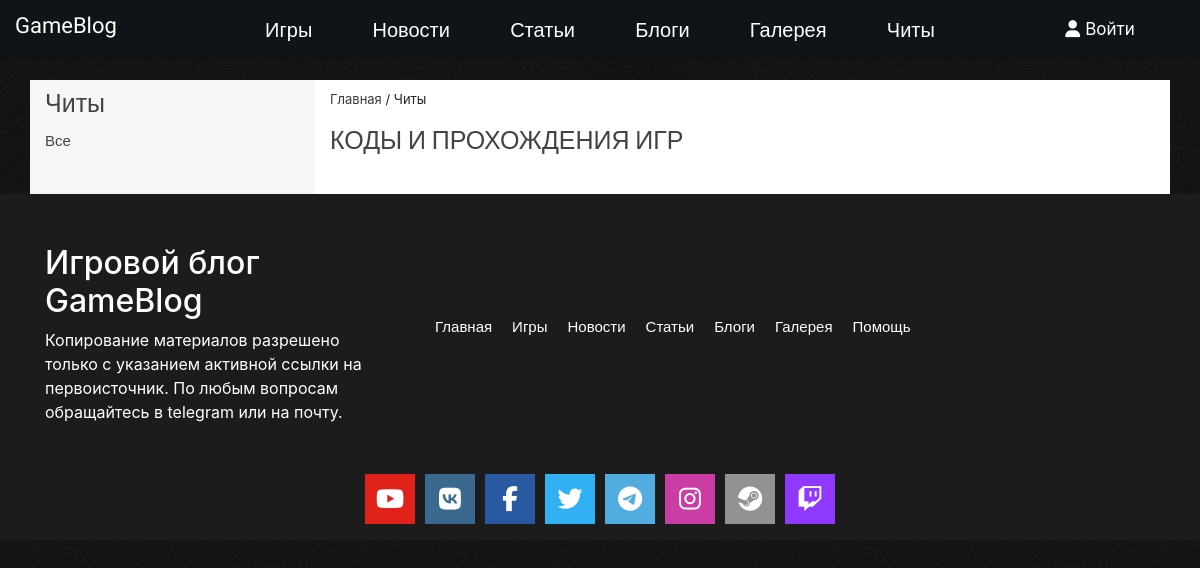
The page /cheats on the database as committed earlier.
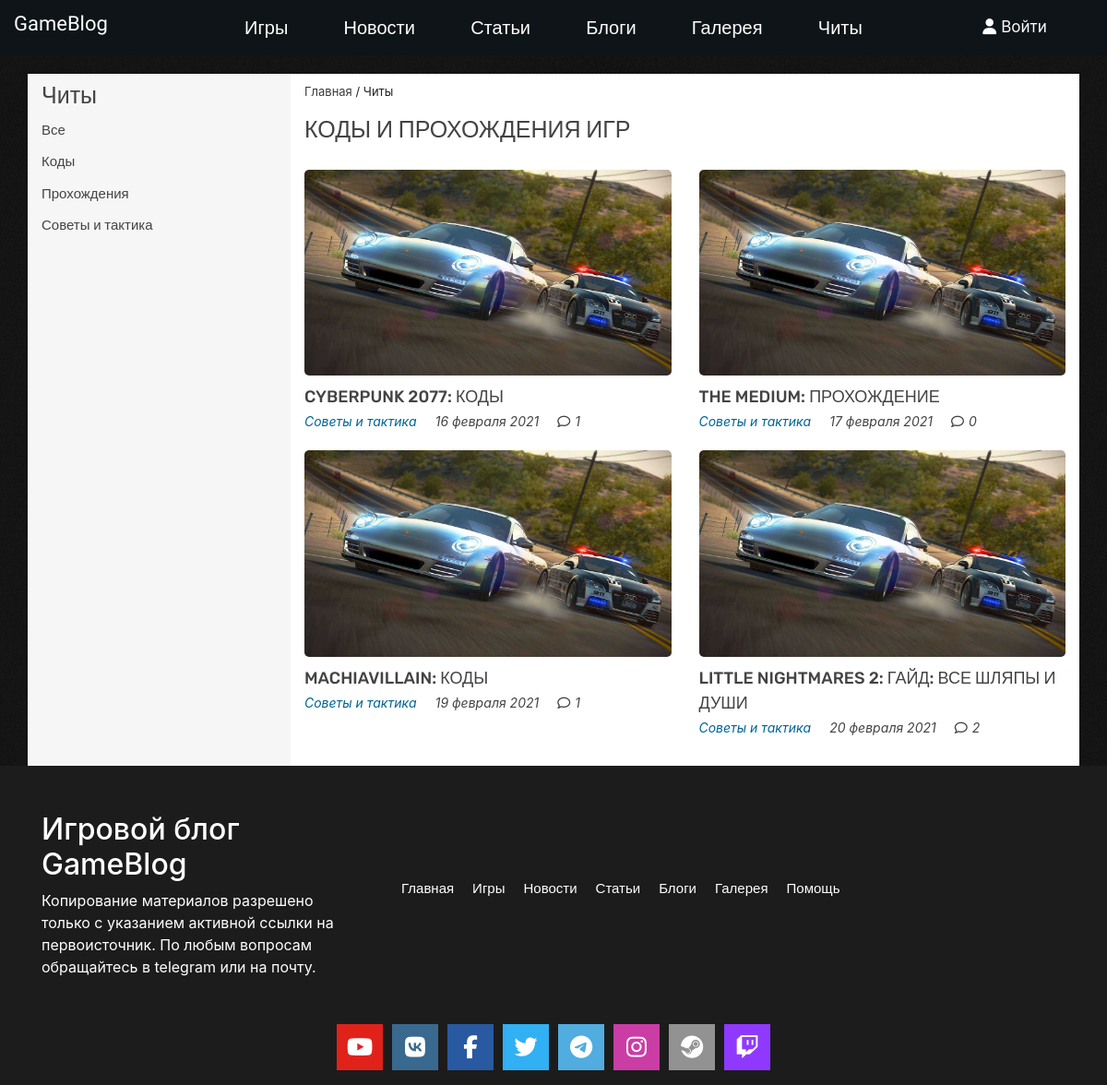
The same page on the database as committed later.
### tables this page shows
CREATE TABLE `category` (
  `id` int(11) NOT NULL,
  `title` varchar(255) NOT NULL,
  `code` varchar(255) NOT NULL,
  `table_name` varchar(255) NOT NULL
);

CREATE TABLE `cheats` (
  `id` int(11) NOT NULL,
  `cat_cheats` int(11) NOT NULL,
  `title` varchar(255) NOT NULL,
  `description` text NOT NULL,
  `author` varchar(50) NOT NULL,
  `date` date NOT NULL,
  `image` varchar(100) NOT NULL
);

### public/index.php (called while the page is built, shortened)
<?php
$qStr = $_SERVER['QUERY_STRING'];
spl_autoload_register(function ($className){
    $className = ROOT .'/'. str_replace('\\', '/', $className) . '.php';
});
Router::dispatch($qStr);

### app/controllers/CheatsController.php (called while the page is built, shortened)
<?php
class CheatsController extends AppController
{
    public function indexAction()
    {
        $cheats = new Cheat();
        $allCheats = $cheats->getAllCheats();
        $allCheats = $this->editNewDateArray($allCheats);
        $categoryCheats = $cheats->getCategory('category', 'cheats');
    }
}

### app/models/Cheat.php (called while the page is built, shortened)
<?php
class Cheat extends Model
{
    protected $table = 'cheats';
    public function getAllCheats()
    {
        $sql = "SELECT CH.id AS ch_id, CH.title, CH.date, CH.image, C.title AS cat_title FROM {$this->table} AS CH JOIN category AS C ON C.id = CH.cat_cheats WHERE C.table_name = 'cheats' ORDER BY CH.id DESC";
        return $this->db->query($sql);
    }
}

### app/controllers/AppController.php (called while the page is built, shortened)
<?php
class AppController extends Controller
{
    private function setNewDate($date)
    {
        $newDate = date("j m Y", strtotime($date));
        $date_exp = explode(" ", $newDate);
        $month = [
            1 => 'января',
            2 => 'февраля',
            3 => 'марта',
            4 => 'апреля',
            5 => 'мая',
            6 => 'июня',
            7 => 'июля',
            8 => 'августа',
            9 => 'сентября',
            10 => 'октября',
            11 => 'ноября',
            12 => 'декабря'
        ];
        foreach ($month as $key => $value) {
            if ($key == intval($date_exp[1])) $month_name = $value;
        }
        if ($newDate == date("j m Y")) return 'Сегодня';
        elseif ($newDate == date("j m Y", strtotime('-1 day'))) return 'Вчера';
        else return $date_exp[0] .' '. $month_name .' '. $date_exp[2] ;
    }
    protected function editNewDateArray($array)
    {
        if (is_array($array)) {
            if (!empty($array)) {
                foreach ($array as $key => $new) {
                    $new['date'] = $this->setNewDate($new['date']);
                    $array[$key]['date'] = $new['date'];
                }
            }
        }
        return $array;
    }
}

### app/views/Cheats/index.php (the view)
<div class="container">
    <div class="row main-content-news">
        <div class="col-xs-12 col-sm-12 col-md-3 col-lg-3 sidebar">
            <span class="sidebar-title">Читы</span>
            <div class="category-news">
                <ul class="category-news-list">
                    <li class="category-news_item"><a href="/cheats">Все</a></li>
                    <? foreach ($arrCategory as $category): ?>
                    <li class="category-news_item"><a href="/cheats/category/<?= $category['code'] ?>"><?= $category['title'] ?></a></li>
                    <? endforeach; ?>
                </ul>
            </div>
        </div>
        <div class="col-xs-12 col-sm-12 col-md-9 col-lg-9 article-news-content">
            <div class="block-breadcrumbs">
                <p class="wrapper_p"><a href="/">Главная</a> / Читы</p>
            </div>
            <div class="article-news-title">
                <h1>КОДЫ И ПРОХОЖДЕНИЯ ИГР</h1>
            </div>
            <div class="article-news">
                <div class="row">
                    <? if (!empty($allCheats)): ?>
                    <? foreach ($allCheats as $cheat): ?>
                    <div class="col-xs-12 col-sm-12 col-md-6 col-lg-6 chit-post">
                        <a href="/cheats/detail/<?=$cheat['ch_id']?>">
                            <img src="images/photo/NFSR3.jpg" class="chit-post__img" alt="">
                            <div class="chit-post__name">
                                <a href="/cheats/detail/<?=$cheat['ch_id']?>"><?= $cheat['title'] ?></a>
                            </div>
                            <div class="chit-post__info">
                                <div class="tags"><span>Советы и тактика</span></div>
                                <div class="day"><span><?= $cheat['date'] ?></div>
                                <div class="comments"><span><i class="fa fa-comment-o" aria-hidden="true"></i><?= $cheat['comments'] ?></span></div>
                            </div>
                        </a>
                    </div>
                    <? endforeach; ?>
                    <? endif; ?>
                </div>
            </div>
        </div>
    </div>
</div>

### app/views/layouts/default.php (shortened to what this page needs)
<!DOCTYPE html>
<html lang="ru">
<head>
    <link rel="stylesheet" href="/css/style.css">
    <link rel="stylesheet" href="/css/media.css">
    <link rel="stylesheet" href="https://cdn.jsdelivr.net/npm/bootstrap@4.5.3/dist/css/bootstrap.min.css">
</head>
<body class="blog_container">
<div class="container-fluid">
    <div class="row header">
        <div class="col-md-2 col-sm-12 col-12 logo">
            <a href="/"><h1>GameBlog</h1></a>
        </div>
        <div class="col-md-8 col-sm-12 col-12">
            <nav class="main-nav">
                <a class="item" href="#"><span>Игры</span></a>
                <a class="item" href="/news"><span>Новости</span></a>
                <a class="item" href="/articles"><span>Статьи</span></a>
                <a class="item" href="#"><span>Блоги</span></a>
                <a class="item" href="#"><span>Галерея</span></a>
                <a class="item" href="/cheats"><span>Читы</span></a>
            </nav>
        </div>
        <div class="col-md-2 col-sm-12 col-12 auth">
            <a class="link_auth" href="#"><i class="fa fa-user" aria-hidden="true"></i><span>Войти</span></a>
        </div>
    </div>
</div>
<?=$content?>
<footer>
    <div class="container-fluid">
        <div class="row footer-fluid">
            <div class="container">
                <div class="row footer">
                    <div class="col-12">
                        <div class="row">
                            <div class="col-xs-12 col-sm-12 col-md-4 col-lg-4 block-left">
                                <h2>Игровой блог GameBlog</h2>
                                <span>Копирование материалов разрешено только с указанием активной ссылки на первоисточник.</span>
                                <span>По любым вопросам обращайтесь в telegram или на почту.</span>
                            </div>
                            <div class="col-xs-12 col-sm-12 col-md-8 col-lg-8 bottom-menu">
                                <ul>
                                    <li><a href="#">Главная</a></li>
                                    <li><a href="#">Игры</a></li>
                                    <li><a href="#">Новости</a></li>
                                    <li><a href="#">Статьи</a></li>
                                    <li><a href="#">Блоги</a></li>
                                    <li><a href="#">Галерея</a></li>
                                    <li><a href="#">Помощь</a></li>
                                </ul>
                            </div>
                        </div>
                    </div>
                    <div class="col-12">
                        <div class="row social">
                            <ul>
                                <a href="#">
                                    <li class="icon-youtube">
                                        <div class="block-social"><i class="fa fa-youtube-play" aria-hidden="true"></i></div>
                                    </li>
                                </a>
                                <a href="#">
                                    <li class="icon-vk">
                                        <div class="block-social"><i class="fa fa-vk" aria-hidden="true"></i></div>
                                    </li>
                                </a>
                                <a href="#">
                                    <li class="icon-facebook">
                                        <div class="block-social"><i class="fa fa-facebook" aria-hidden="true"></i></div>
                                    </li>
                                </a>
                                <a href="#">
                                    <li class="icon-twitter">
                                        <div class="block-social"><i class="fa fa-twitter" aria-hidden="true"></i></div>
                                    </li>
                                </a>
                                <a href="#">
                                    <li class="icon-telegram">
                                        <div class="block-social"><i class="fa fa-telegram" aria-hidden="true"></i></div>
                                    </li>
                                </a>
                                <a href="#">
                                    <li class="icon-instagram">
                                        <div class="block-social"><i class="fa fa-instagram" aria-hidden="true"></i></div>
                                    </li>
                                </a>
                                <a href="#">
                                    <li class="icon-steam">
                                        <div class="block-social"><i class="fa fa-steam" aria-hidden="true"></i></div>
                                    </li>
                                </a>
                                <a href="#">
                                    <li class="icon-twitch">
                                        <div class="block-social"><i class="fa fa-twitch" aria-hidden="true"></i></div>
                                    </li>
                                </a>
                            </ul>
                        </div>
                    </div>
                </div>
            </div>
        </div>
    </div>
</footer>
</body>
</html>

Rows that differ between the two databases and show on the page:
added category: title "Коды"
added category: title "Прохождения"
added category: title "Советы и тактика"
added cheats: title "CYBERPUNK 2077: КОДЫ", date "16 февраля 2021", comments "1"
added cheats: title "THE MEDIUM: ПРОХОЖДЕНИЕ", date "17 февраля 2021", comments "0"
added cheats: title "MACHIAVILLAIN: КОДЫ", date "19 февраля 2021", comments "1"
added cheats: title "LITTLE NIGHTMARES 2: ГАЙД: ВСЕ ШЛЯПЫ И ДУШИ", date "20 февраля 2021", comments "2"
